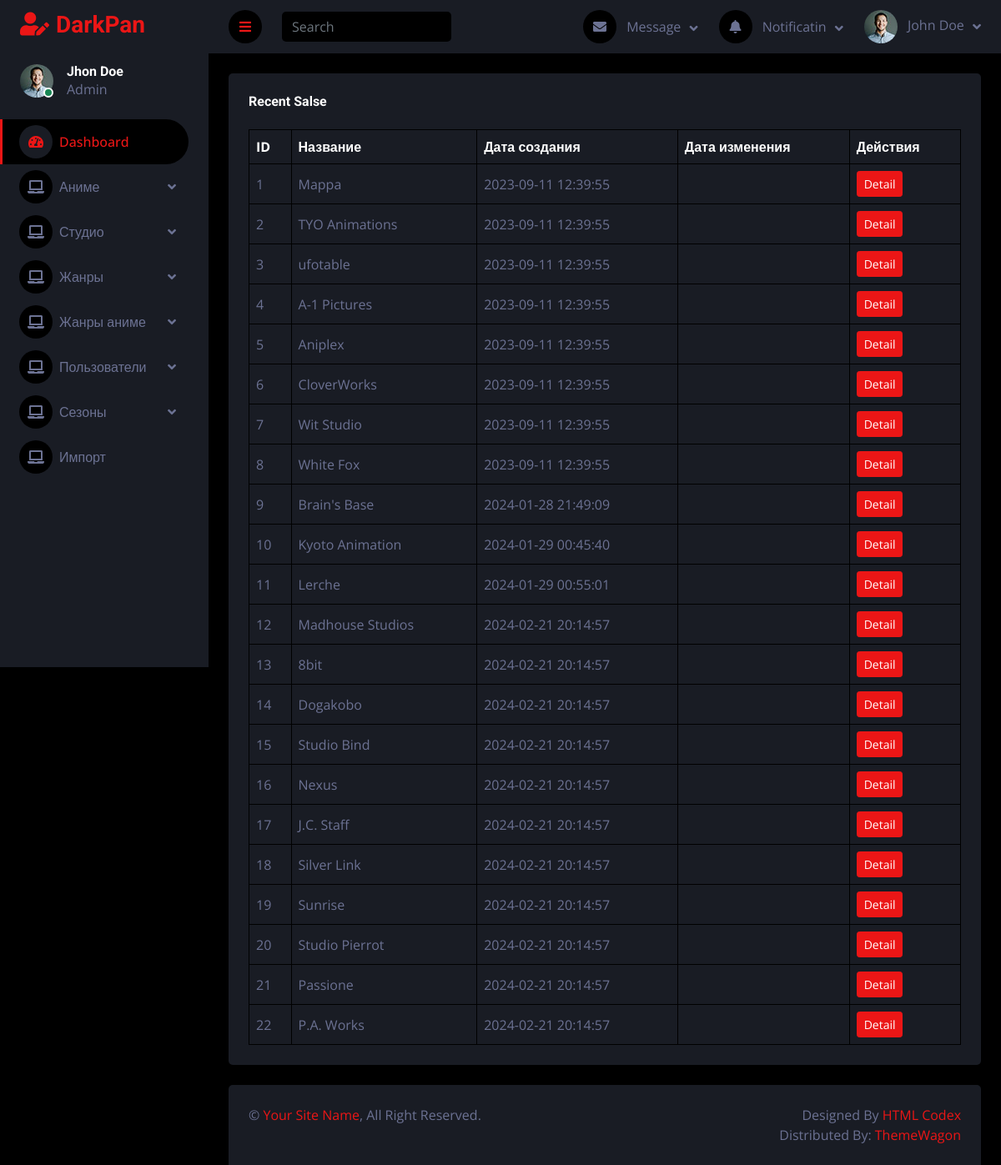
The page /adminpanel/studio_list.php on the database its author committed.
### tables this page shows
CREATE TABLE `studio` (
  `id` int(11) NOT NULL AUTO_INCREMENT,
  `name` varchar(50) NOT NULL,
  `createDate` datetime NOT NULL,
  `updateDate` datetime DEFAULT NULL,
  PRIMARY KEY (`id`)
);

### adminpanel/CRUD/studio/read.php (called while the page is built)
<?php
include('db/createConnectionWithDB.php');
$sql = "SELECT * FROM studio";
$stmt = $pdo->query($sql);
$studios = $stmt->fetchAll(PDO::FETCH_ASSOC);

### adminpanel/studio_list.php (the view, shortened to what this page needs)
<?php
include('inc/header.php');
include('../adminpanel/CRUD/studio/read.php');
?>
<body>
    <div class="container-fluid position-relative d-flex p-0">
        <?php include('./inc/sideBar.php'); ?>
        <div class="content">
            <?php include('./inc/navBar.php'); ?>
            <div class="container-fluid pt-4 px-4">
                <div class="bg-secondary text-center rounded p-4">
                    <div class="d-flex align-items-center justify-content-between mb-4">
                        <h6 class="mb-0">Recent Salse</h6>
                    </div>
                    <div class="table-responsive">
                        <table class="table text-start align-middle table-bordered table-hover mb-0">
                            <thead>
                                <tr class="text-white">
                                    <th scope="col">ID</th>
                                    <th scope="col">Название</th>
                                    <th scope="col">Дата создания</th>
                                    <th scope="col">Дата изменения</th>
                                    <th scope="col">Действия</th>
                                </tr>
                            </thead>
                            <tbody>
                            <?php
                                if ($studios) {
                                    foreach ($studios as $studio) { ?>
                                        <td><?=$studio['id']?></td>
                                        <td><?=$studio['name']?></td>
                                        <td><?=$studio['createDate']?></td>
                                        <td><?=$studio['updateDate']?></td>
                                        <td><a class="btn btn-sm btn-primary" href="studio_edit_form.php?id=<?=$studio['id']?>">Detail</a></td>
                                    <?php }
                                } else {?>
                                    <tr><td colspan='8'>Нет доступных данных</td></tr>
                                <?php }
                                ?>
                            </tbody>
                        </table>
                    </div>
                </div>
            </div>
            <div class="container-fluid pt-4 px-4">
                <div class="bg-secondary rounded-top p-4">
                    <div class="row">
                        <div class="col-12 col-sm-6 text-center text-sm-start">
                            &copy; <a href="#">Your Site Name</a>, All Right Reserved.
                        </div>
                        <div class="col-12 col-sm-6 text-center text-sm-end">
                            Designed By <a href="https://htmlcodex.com">HTML Codex</a>
                            <br>Distributed By: <a href="https://themewagon.com" target="_blank">ThemeWagon</a>
                        </div>
                    </div>
                </div>
            </div>
        </div>
    </div>
<?php include('./inc/footer.php'); ?>

### adminpanel/css/style.css (style rules this page uses)
:root { --primary: #EB1616; --secondary: #191C24; --light: #6C7293; --dark: #000000; }
.btn { transition: .5s; }
.content { margin-left: 250px; min-height: 100vh; background: var(--dark); transition: 0.5s; }
@media (min-width: 992px) { .content { width: calc(100% - 250px); } }

### rows shown on the page
studio: id "1", name "Mappa", createDate "2023-09-11 12:39:55"
studio: id "2", name "TYO Animations", createDate "2023-09-11 12:39:55"
studio: id "3", name "ufotable", createDate "2023-09-11 12:39:55"
studio: id "4", name "A-1 Pictures", createDate "2023-09-11 12:39:55"
studio: id "5", name "Aniplex", createDate "2023-09-11 12:39:55"
studio: id "6", name "CloverWorks", createDate "2023-09-11 12:39:55"
studio: id "7", name "Wit Studio", createDate "2023-09-11 12:39:55"
studio: id "8", name "White Fox", createDate "2023-09-11 12:39:55"
studio: id "9", name "Brain's Base", createDate "2024-01-28 21:49:09"
studio: id "10", name "Kyoto Animation", createDate "2024-01-29 00:45:40"
studio: id "11", name "Lerche", createDate "2024-01-29 00:55:01"
studio: id "12", name "Madhouse Studios", createDate "2024-02-21 20:14:57"
studio: id "13", name "8bit", createDate "2024-02-21 20:14:57"
studio: id "14", name "Dogakobo", createDate "2024-02-21 20:14:57"
studio: id "15", name "Studio Bind", createDate "2024-02-21 20:14:57"
studio: id "16", name "Nexus", createDate "2024-02-21 20:14:57"
studio: id "17", name "J.C. Staff", createDate "2024-02-21 20:14:57"
studio: id "18", name "Silver Link", createDate "2024-02-21 20:14:57"
studio: id "19", name "Sunrise", createDate "2024-02-21 20:14:57"
studio: id "20", name "Studio Pierrot", createDate "2024-02-21 20:14:57"
studio: id "21", name "Passione", createDate "2024-02-21 20:14:57"
studio: id "22", name "P.A. Works", createDate "2024-02-21 20:14:57"
